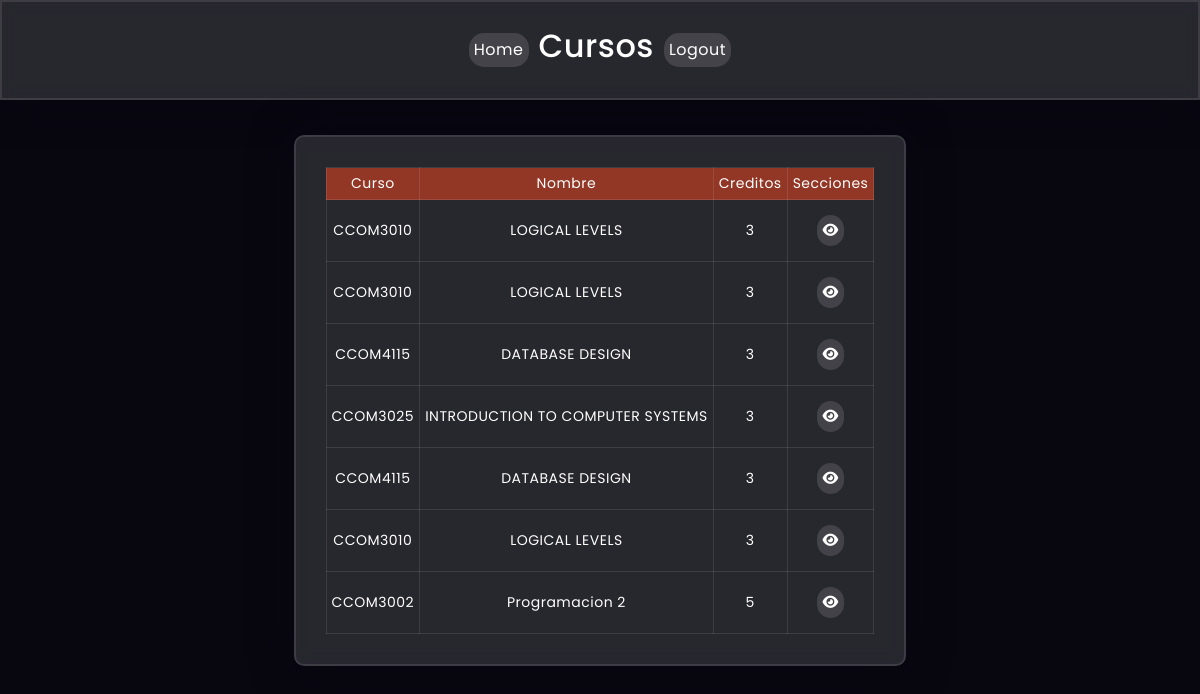
The app's page /admin/cursos.php (signed in) with its own data.
### tables this page shows
CREATE TABLE IF NOT EXISTS `section` (
  `course_id` varchar(8) NOT NULL,
  `section_id` varchar(3) NOT NULL,
  `capacity` int(3) NOT NULL,
  `total_capacity` int(11) NOT NULL,
  KEY `section_courses` (`course_id`),
  KEY `section_id` (`section_id`),
  CONSTRAINT `section_courses` FOREIGN KEY (`course_id`) REFERENCES `courses` (`course_id`) ON DELETE CASCADE ON UPDATE CASCADE
);

CREATE TABLE IF NOT EXISTS `courses` (
  `course_id` varchar(8) NOT NULL,
  `title` varchar(255) NOT NULL,
  `credits` int(2) NOT NULL,
  PRIMARY KEY (`course_id`)
);

### user.php (called while the page is built, shortened)
<?php
include_once("db.php");
class user extends DB
{
    public function get_courses()
    {
        $query = "SELECT * FROM courses c, section s WHERE c.course_id = s.course_id and s.capacity > 0";
        $result = $this->run_query($query);
        if ($result->num_rows > 0) {
            $courses = array();
            while ($row = $result->fetch_assoc()) {
                array_push($courses, $row);
            }
            return $courses;
        } else {
            return NULL;
        }
    }
}

### db.php (called while the page is built, shortened)
<?php
class DB
{
    private $servername = "localhost";
    private $username = "root";
    private $password = "";
    private $dbname = "matricula";
    private $conn;
    public function start_connection()
    {
        try {
            $this->conn = mysqli_connect($this->servername, $this->username, $this->password, $this->dbname, "3306");
        } catch (Exception $e) {
            $this->conn = mysqli_connect($this->servername, $this->username, $this->password, $this->dbname, "3305");
        }
    }
    public function run_query($query)
    {
        try {
            return mysqli_query($this->conn, $query);
        } catch (Exception $e) {
            return $this->conn->error;
        }
    }
}

### admin/cursos.php (the view, shortened to what this page needs)
<?php
include("../user.php");
?>
<!DOCTYPE html>
<html lang="en">
<head>
    <link rel="stylesheet" href="https://cdnjs.cloudflare.com/ajax/libs/font-awesome/6.5.1/css/all.min.css" />
    <link href="https://cdn.jsdelivr.net/npm/bootstrap@5.3.2/dist/css/bootstrap.min.css" rel="stylesheet" />
    <link href="../css/admin.css" rel="stylesheet" />
</head>
<body>
    <header>
        <button><a href="index.php">Home</a></button>
        <h2>Cursos</h2>
        <button><a href="actions.php?logout">Logout</a></button>
    </header>
    <div class="container">
        <div class="card">
            <?php
            if ($_SERVER['REQUEST_METHOD'] == "POST") {
                if (isset($_GET['edit'])) {
                    $curso = $_SESSION['user']->get_course($_POST['id']);
                    if ($curso != null) {
                        print "
                            <form action='cursos.php?update' method='post'>
                                <input disabled type='text' maxlenght=8 value='" . $curso['course_id'] . "'>
                                <input type='hidden' value='" . $curso['course_id'] . "' name='id'>
                                <input type='text' value='" . $curso['title'] . "' name='title'>
                                <input type='number' value='" . $curso['credits'] . "' name='credits'>
                                <button type='submit'>Actualizar</button>
                                <button type='button'><a href='cursos.php?edit'>Cancelar</a></button>
                            </form>
                        ";
                    }
                } else if (isset($_GET['add'])) {
                    if (isset($_GET['section'])) {
                        $section = array(
                            "course_id" => $_POST['course_id'],
                            "section_id" => $_POST['id'],
                            "capacity" => $_POST['capacity']
                        );
                        $_SESSION['user']->add_section($section);
                        header_remove();
                        header("Location: cursos.php");
                    }
                    $course = array(
                        "id" => $_POST['id'],
                        "title" => $_POST['title'],
                        "credits" => $_POST['credits']
                    );
                    $_SESSION['user']->add_course($course);
                    header_remove();
                    header('Location: cursos.php');
                } else if (isset($_GET['update'])) {
                    $course = array(
                        "id" => $_POST['id'],
                        "title" => $_POST['title'],
                        "credits" => $_POST['credits']
                    );
                    $_SESSION['user']->update_course($course);
                    header_remove();
                    header('Location: cursos.php?edit');
                } else if (isset($_GET['delete'])) {
                    $curso = $_SESSION['user']->get_course($_POST['id']);
                    if ($curso != null) {
                        print "
                            <form action='cursos.php?final' method='post'>
                                <h2>Quieres eliminar el curso " . $curso['course_id'] . " y todos los elementos relacionados?</h2>
                                <input type='hidden' value='" . $curso['course_id'] . "' name='id'>
                                <button type='submit'>Eliminar</button>
                                <button><a href='cursos.php?edit'>Cancelar</a></button>
                            </form>
                        ";
                    }
                } else if (isset($_GET['final'])) {
                    $_SESSION['user']->delete_course($_POST['id']);
                    header_remove();
                    header('Location: cursos.php?edit');
                } else if (isset($_GET['section'])) {
                    $course_id = $_POST['id'];
                    if (isset($_GET['create'])) {
                        print "
                            <form action='cursos.php?section&add' method='post'>
                                <label>Section ID</label>
                                <input type='text' maxlength=3 name='id'> <br>
                                <label>Capacity</label>
                                <input type='number' name='capacity'> <br>
                                <input type='hidden' value='" . $course_id . "' name='course_id'>
                                <button type='submit'>Crear</button>
                                <button><a href='cursos.php'>Cancelar</a></button>
                            </form>
                        ";
                    } else {
                        $sections = $_SESSION['user']->get_sections($course_id);
                        print "<h2>Secciones del curso " . $course_id . "</h2>";
                        if ($sections != null) {
                            print "
                            <table>
                                <thead>
                                    <tr>
                                        <td>Id</td>
                                        <td>Capacity</td>
                                        <td>Total Capatity</td>
                                    </tr>
                                </thead>
                                <tbody>";
                            foreach ($sections as $section) {
                                print "
                                <tr>
                                    <td>" . $section['section_id'] . "</td>
                                    <td>" . $section['capacity'] . "</td>
                                    <td>" . $section['total_capacity'] . "</td>
                                </tr>
                            ";
                            }
                            print "</tbody></table>";
                        } else {
                            print "<h3>No hay secciones dispoibles</h3>";
                        }
                        print "
                        <form action='cursos.php?section&create' method='post'>
                            <input type='hidden' name='id' value='" . $course_id . "'>
                            <button><a>Crear Seccion Nueva</a></button>
                        </form>
                        <button><a href='cursos.php'>Volver</a></button>
                        ";
                    }
                } else {
                    header('Location: cursos.php');
                }
            } else {
                $cursos = $_SESSION['user']->get_courses();
                if (isset($_GET['create'])) {
                    print "
                        <form action='cursos.php?add' method='post'>
                            <label>Id del Curso</label>
                            <input type='text' maxlenght=8 name='id'><br>
                            <label>Nombre del Curso</label>
                            <input type='text' name='title'><br>
                            <label>Creditos del Curso</label>
                            <input type='number' name='credits'><br>
                            <button type='submit'>Crear</button>
                            <button><a href='cursos.php'>Cancelar</a></button>
                        </form>
                    ";
                } else {
                    if ($cursos != null) {
                        if (isset($_GET['edit'])) {
                            print "
                            <table>
                                <thead>
                                    <tr>
                                        <td>Curso</td>
                                        <td>Nombre</td>
                                        <td>Creditos</td>
                                        <td>Secciones</td>
                                        <td>Edit</td>
                                        <td>Delete</td>
                                    </tr>
                                </thead>
                                <tbody>";
                            foreach ($cursos as $curso) {
                                print "
                                    <tr>
                                        <td>" . $curso['course_id'] . "</td>
                                        <td>" . $curso['title'] . "</td>
                                        <td>" . $curso['credits'] . "</td>
                                        <td>
                                            <form action='cursos.php?section' method='post'>
                                                <input type='hidden' value='" . $curso['course_id'] . "' name='id'>
                                                <button><i class='fa-solid fa-eye'></i></button>
                                            </form>
                                        </td>
                                        <td>
                                            <form action='cursos.php?edit' method='post'>
                                                <input type='hidden' value='" . $curso['course_id'] . "' name='id'>
                                                <button><i class='fa-solid fa-pen-to-square'></i></button>
                                            </form>
                                        </td>
                                        <td>
                                            <form action='cursos.php?delete' method='post'>
                                                <input type='hidden' value='" . $curso['course_id'] . "' name='id'>
                                                <button><i class='fa-solid fa-trash'></i></button>
                                            </form>
                                        </td>
                                    </tr>
                                ";
                            }
                            print "</tbody></table>";
                        } else {
                            print "
                            <table>
                                <thead>
                                    <tr>
                                        <td>Curso</td>
                                        <td>Nombre</td>
                                        <td>Creditos</td>
                                        <td>Secciones</td>
                                    </tr>
                                </thead>
                                <tbody>";
                            foreach ($cursos as $curso) {
                                print "
                                    <tr>
                                        <td>" . $curso['course_id'] . "</td>
                                        <td>" . $curso['title'] . "</td>
                                        <td>" . $curso['credits'] . "</td>
                                        <td>
                                            <form action='cursos.php?section' method='post'>
                                                <input type='hidden' value='" . $curso['course_id'] . "' name='id'>
                                                <button><i class='fa-solid fa-eye'></i></button>
                                            </form>
                                        </td>
                                    </tr>
                                ";
                            }
                            print "</tbody></table>";
                        }
                    } else {
                        print "<h3>No courses avaible</h3><button>Create Course</button>";
                    }
                }
            }
            ?>
        </div>
    </div>
</body>
</html>

### css/admin.css (style rules this page uses)
@media screen { *, *:before, *:after { padding: 0; margin: 0; box-sizing: border-box; } }
@media screen { header { background-color: rgba(255, 255, 255, 0.13); backdrop-filter: blur(10px); border: 2px solid rgba(255, 255, 255, 0.1); box-shadow: 0 0 40px rgba(8, 7, 16, 0.6); height: 100px; display: flex; align-items: center; justify-content: center; } }
@media screen { body { background-color: #080710; } }
@media screen { .card { padding: 30px; background-color: rgba(255, 255, 255, 0.13); border-radius: 10px; backdrop-filter: blur(10px); border: 2px solid rgba(255, 255, 255, 0.1); box-shadow: 0 0 40px rgba(8, 7, 16, 0.6); } }
@media screen { .container { //width: 70%; justify-content: center; margin-top: 35px; text-align: center; display: flex; column-gap: 20px; } }
@media screen { * { font-family: "Poppins", sans-serif; color: #ffffff; letter-spacing: 0.5px; outline: none; border: none; } }
@media screen { table { background-color: none; width: 100%; text-align: center; font-size: 14px; } }
@media screen { thead { background-color: #923726; } }
@media screen { tr { border-bottom: 1px solid #efd9ce98; height: 30px; } }
@media screen { table, td { border: 1px solid rgba(255, 255, 255, 0.1); padding: 5px; } }

### records on screen
section: course "CCOM3010", course.title "LOGICAL LEVELS", course.credits "3"
section: course "CCOM3010", course.title "LOGICAL LEVELS", course.credits "3"
section: course "CCOM4115", course.title "DATABASE DESIGN", course.credits "3"
section: course "CCOM3025", course.title "INTRODUCTION TO COMPUTER SYSTEMS", course.credits "3"
section: course "CCOM4115", course.title "DATABASE DESIGN", course.credits "3"
section: course "CCOM3010", course.title "LOGICAL LEVELS", course.credits "3"
section: course "CCOM3002", course.title "Programacion 2", course.credits "5"
